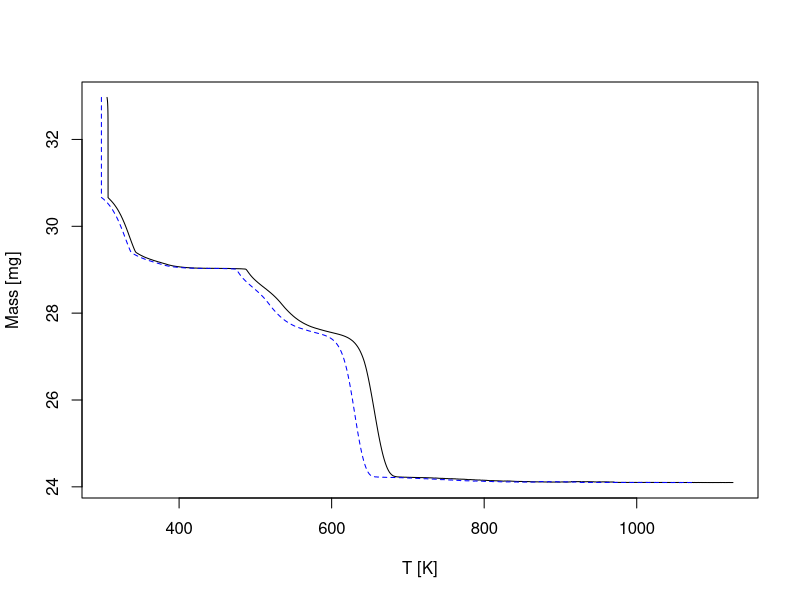
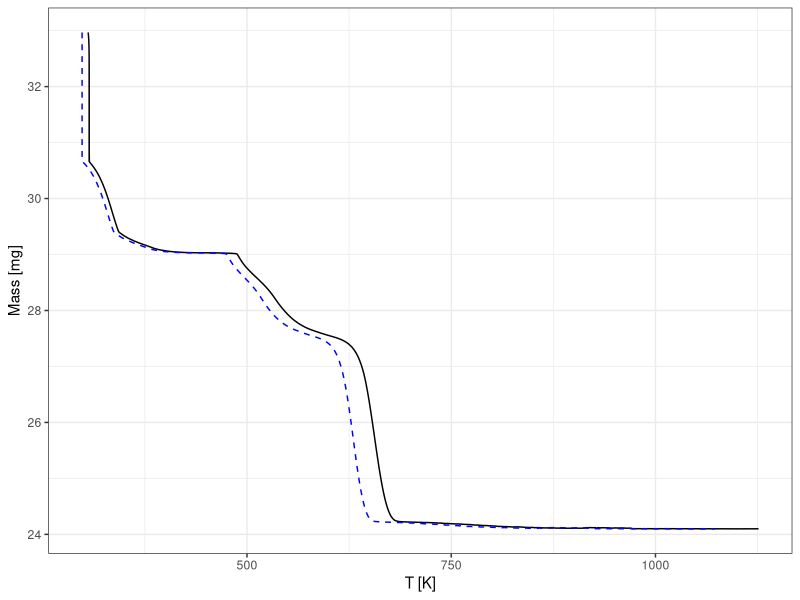
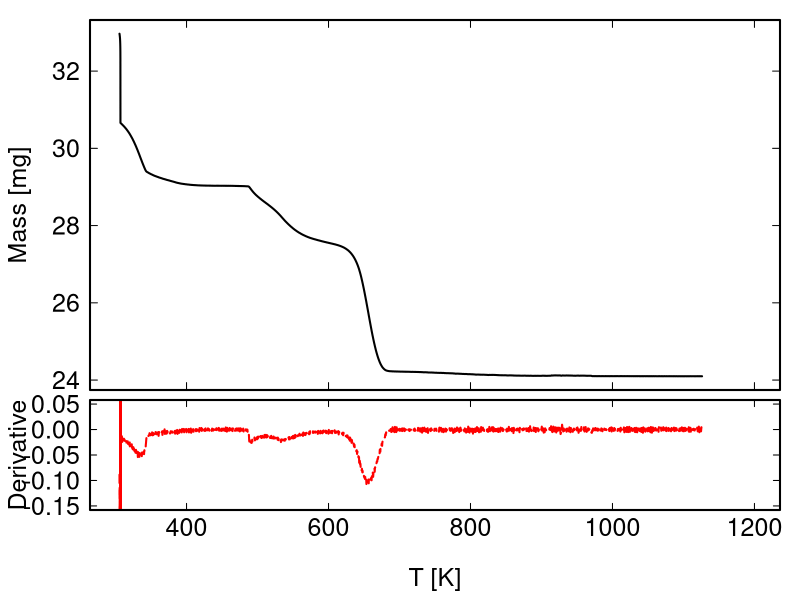
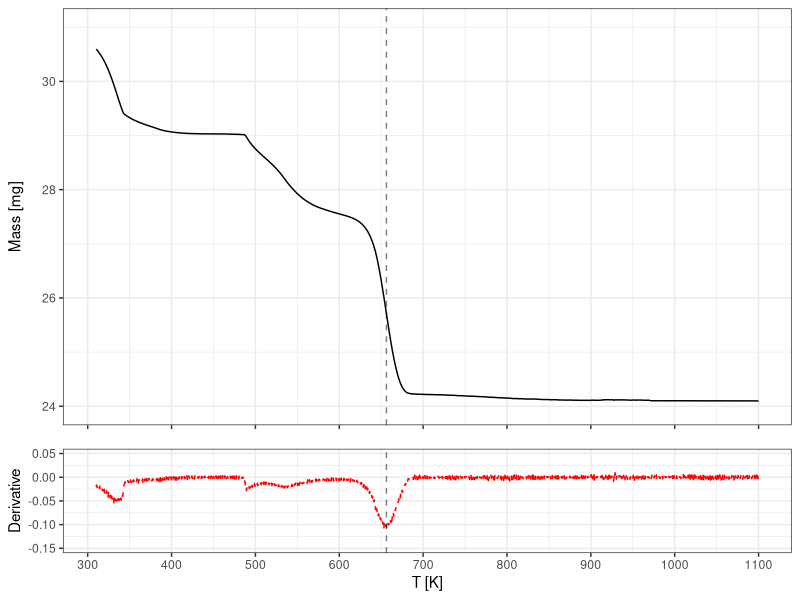

The R source for these figures, in order:
## ---- chunk 1
# Download the TGA data file <a href="Data/ATG.txt" download target="_blank">ATG.txt</a>
# Load it into a `data.frame`.
d <- read.table("Data/ATG.txt", 
                skip=12,
                header=FALSE, 
                nrows=4088)
names(d) <- c("Index", "t", "Ts", "Tr", "Value")
head(d)
# Plot the mass as a function of the temperature `Ts` with lines, using base graphics and then `ggplot2`
# Remove data from the temperature decrease
d <- subset(d, t < d$t[which.max(d$Ts)])
# Define nice axis labels with the units
# Add `mass` vs. `Tr` as a blue dashed line
# Convert degrees Celsius to Kelvins
plot(d$Ts+273.15, d$Value, 
    type="l", 
    xlab="T [K]", 
    ylab="Mass [mg]")
lines(d$Tr+273.15, d$Value, col="blue", lty=2)
library(ggplot2)
ggplot(data=d, aes(x=Ts+273.15, y=Value)) +
     geom_line() +
     geom_line(aes(x=Tr+273.15, y=Value), col="blue", lty=2) +
     labs(x="T [K]", y="Mass [mg]") +
     theme_bw()
# Write a function returning the derivative of a `data.frame` 
derivative <- function(x, y, n=1) {
  # returns d^ny/dx^n
  d <- data.frame(x=x,y=y)
  for (i in 1:n) {
    x  <- d$x
    y  <- d$y
    dy <- diff(y)/diff(x)# the actual derivative
    dx <- x[-length(x)]+diff(x)/2# centers the X values
    d  <- data.frame(x=dx,y=dy)
  }
  d
}
dd <- derivative(d$Ts,d$Value)
# Add the derivative in a red dashed line in a panel below the previous graph
# Zoom on the data to see the variations
# Remove the x label of the top panel and have the same x axis for both panels
# ---- base graphics
M  <- matrix(c(1,2), byrow=TRUE, nrow=2)
nf <- layout(M, heights=c(1,.5), widths=c(1))
par(cex.lab=1.5, cex.axis=1.5, mgp = c(3, 0.5, 0), 
    tck=0.02, mar=c(.5, 4.5, 1, 1), las=1, lwd=2)
plot(d$Ts+273.15, d$Value, 
    xlim=c(300, 1200),
    type="l", 
    axes=FALSE,
    xlab="T [K]", 
    ylab="Mass [mg]")
axis(2);axis(4, labels=FALSE);
axis(1, labels=FALSE);axis(3, labels=FALSE);
box()
par(mar=c(4.5, 4.5, 0, 1))
plot(dd$x+273.15, dd$y, 
    ylim=c(-.15,.05),
    xlim=c(300, 1200),
    col="red", 
    type="l",
    axes=FALSE,
    lty=2, 
    xlab="T [K]", ylab="Derivative")
axis(1, labels=TRUE, tck=0.06)
axis(2, labels=TRUE, tck=0.06)
axis(3, labels=FALSE, tck=0.06)
axis(4, labels=FALSE, tck=0.06)
box()
# ---- ggplot2
xmax <- dd[dd$x>400-273,]
xmax <- xmax$x[which.max(abs(xmax$y))]+273+3
p1 <- ggplot(data=d, aes(x=Ts+273, y=Value)) +
         geom_line() +
         labs(x="", y="Mass [mg]") +
         ylim(c(24,31))+
         geom_vline(xintercept = xmax, lty=2, alpha=.5)+
         scale_x_continuous(limits=c(310,1100),
                            breaks = seq(0,1100,100), 
                            labels=seq(0,1100,100))+
         theme_bw() +
         theme(axis.text.x=element_blank(),
               plot.margin=unit(c(0.5,0.5,0,0.5), "pt"))
p2 <- ggplot(data=dd, aes(x=x+273, y=y), color="red") +
         geom_line(col="red", lty=2) +
         ylim(c(-.15,.05))+
         labs(x="T [K]", y="Derivative") +
         geom_vline(xintercept = xmax, lty=2, alpha=.5)+
         scale_x_continuous(limits=c(310,1100),
                            breaks = seq(0,1100,100), 
                            labels=seq(0,1100,100))+
         theme_bw()+
         theme(plot.margin=unit(c(-10,0.5,0.5,0.5), "pt"))
## ---- chunk 2
library(patchwork)
p1/p2+ plot_layout(heights = c(4, 1))
